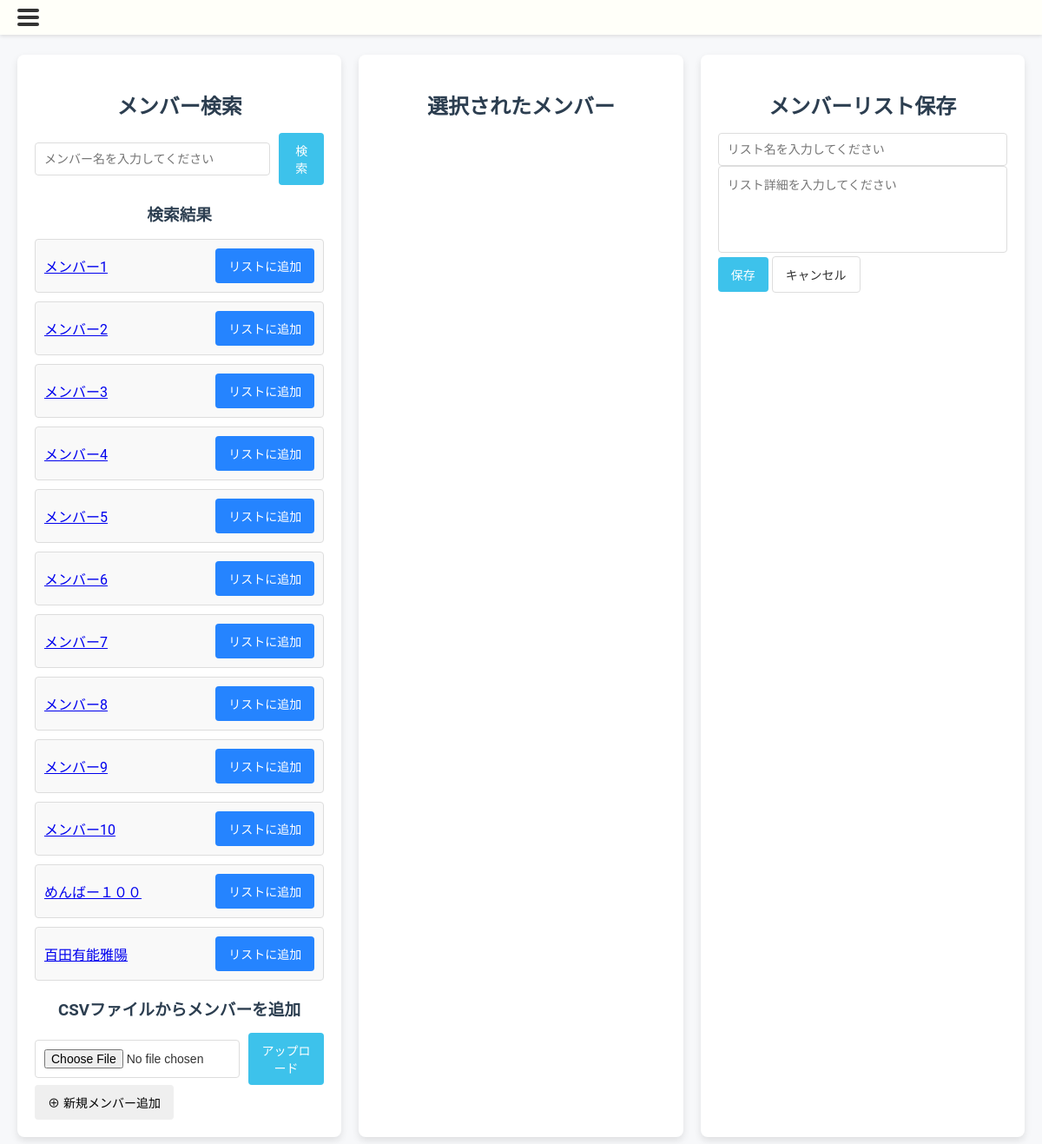
/memberlist/make/, run on an earlier commit of the app's database.
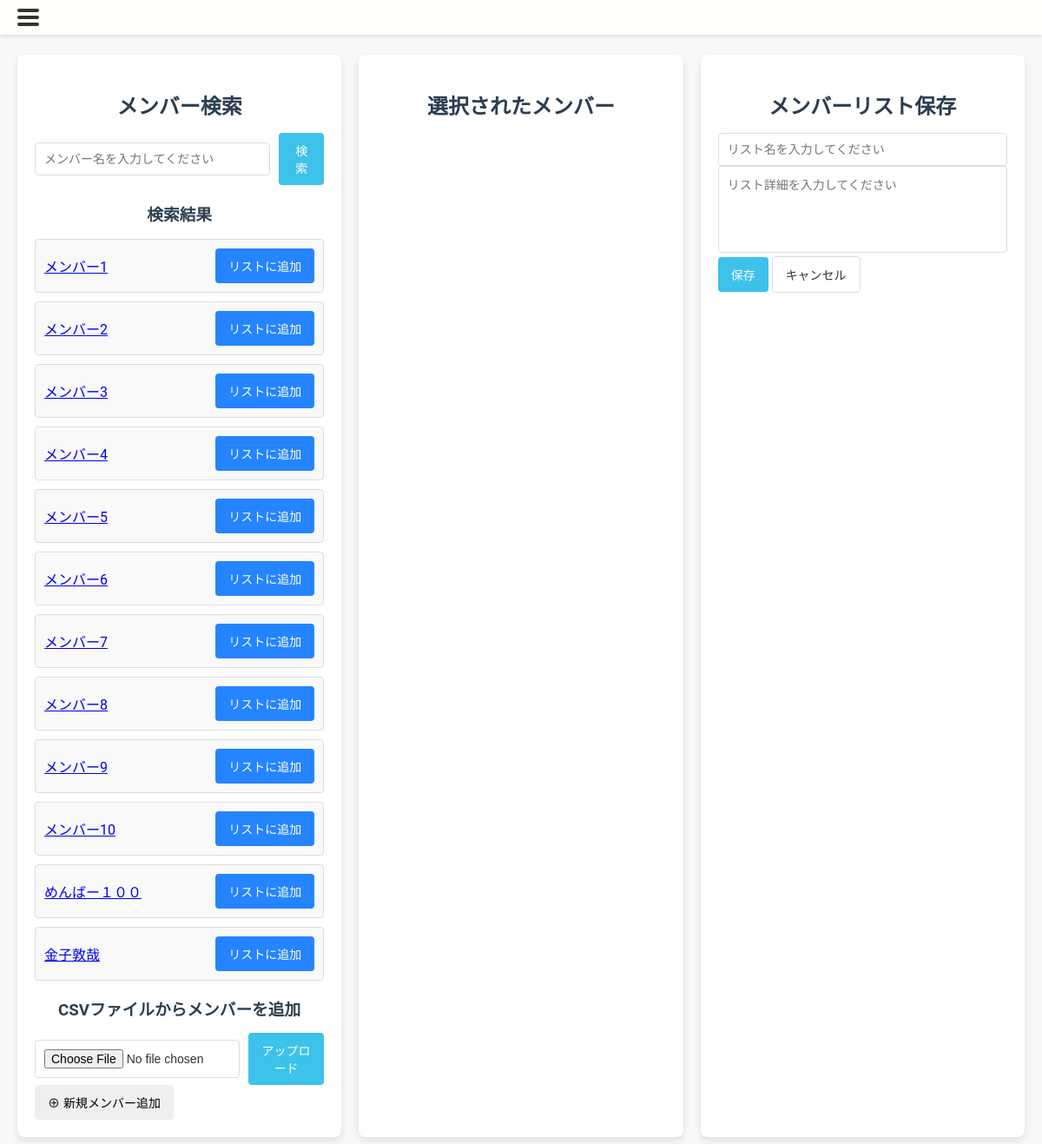
And on a later commit of the database.
### canri_app/models.py (models this page shows)
class Member(models.Model):
    member_id = models.AutoField(primary_key=True)
    name = models.CharField(max_length=255)
    birthdate = models.DateTimeField()
    job = models.ForeignKey(JobTitleInformation, on_delete=models.CASCADE)
    memo = models.TextField()
    mbti = models.ForeignKey(MBTI, on_delete=models.CASCADE)
    creation_date = models.DateTimeField()
    deletion_date = models.DateTimeField(null=True, blank=True)
    deletion_flag = models.BooleanField(default=False)
    class Meta:
        db_table = 'Member'

### canri_app/views.py (the view, shortened to what this page needs)
# urls.py: path('memberlist/make/',                                views.MemberListMakeView.as_view(),         name='memberlist_make'),
class MemberListMakeView(TemplateView):
    template_name = "memberList_make.html"
    def get(self, request, *args, **kwargs):
        form = CSVUploadForm()
        members = self.get_queryset()
        memberID_list = request.session.get('memberID_list', [])
        members_in_list = Member.objects.filter(member_id__in=memberID_list, deletion_flag=False)
        member_dict = {member.member_id: member.name for member in members_in_list}
        messages.error(request , '')
        context = {
            'form': form, # フォーム
            'members': members, # 検索メンバー
            'memberID_list': memberID_list,  # 現在のリストを表示
            'member_dict':member_dict,
        }
        return render(request, self.template_name, context)
    def get_queryset(self):
        query = self.request.GET.get('query')
        if query:
            members = Member.objects.filter(name__icontains=query, deletion_flag=False)
        else:
            members = Member.objects.filter(deletion_flag=False)
        return members

### canri_app/forms.py
class CSVUploadForm(forms.Form):
    csv_file = forms.FileField()

### canri_app/templates/memberList_make.html (shortened to what this page needs)
{% extends 'base.html' %}
{% load static %}
{% load custom_filters %}
{% block head %}
<link rel="stylesheet" href="{% static 'css/memberlist_make.css' %}">
{% endblock %}
{% block content %}
<div class="container">
    <section class="search-section">
        <h2>メンバー検索</h2>
        <form method="GET" class="form-inline">
            <input type="search" name="query" value="{{ request.GET.query }}" placeholder="メンバー名を入力してください" class="input-field">
            <button type="submit" class="btn-primary">検索</button>
        </form>
        <h3>検索結果</h3>
        <ul class="member-list">
            {% for member in members %}
                <li>
                    <a href="{% url 'canri_app:member_edit' member_id=member.member_id %}">{{ member.name }}</a>
                    <form method="POST" action="{% url 'canri_app:memberlist_make' %}" class="inline-form">
                        <button type="submit" class="btn-secondary">リストに追加</button>
                    </form>
                </li>
            {% endfor %}
        </ul>
        <h3>CSVファイルからメンバーを追加</h3>
        <form method="POST" enctype="multipart/form-data" class="upload-form">
            <input type="file" name="csv_file" accept=".csv" class="file-input" required>
            <button type="submit" class="btn-primary">アップロード</button>
        </form>
        <form method="GET" action="{% url 'canri_app:member_make' %}" class="inline-form">
            <button type="submit" class="btn-add">⊕ 新規メンバー追加</button>
        </form>
    </section>
    <section class="selected-members-section">
        <h2>選択されたメンバー</h2>
    </section>
    <section class="save-section">
        <h2>メンバーリスト保存</h2>
        <form method="post" action="{% url 'canri_app:memberlist_make_complete' %}" class="save-form">
            <input type="text" name="member_list_name" placeholder="リスト名を入力してください" class="input-field" required>
            <textarea name="member_list_details" placeholder="リスト詳細を入力してください" class="textarea-field"></textarea>
            <div class="button-group">
                <button class="btn-success" type="submit">保存</button>
                <button class="btn-light" type="button" onclick="window.location.href='{% url 'canri_app:memberlist' %}'">キャンセル</button>
            </div>
        </form>
    </section>
</div>
{% endblock %}

What changed in the data, as far as the page shows it:
no longer on this page (row edited): Member: name "百田有能雅陽"
added Member: name "金子敦哉"
